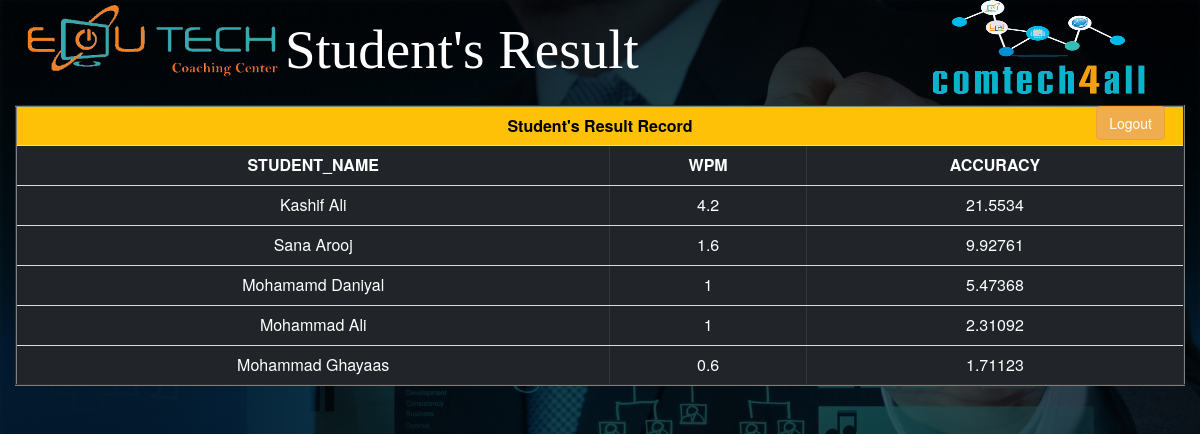
Page /admin/result.php (signed in) on the committed database.
### tables this page shows
CREATE TABLE `result` (
  `res_id` int(11) NOT NULL,
  `Student_ID` varchar(50) NOT NULL,
  `Student_Name` varchar(200) NOT NULL,
  `wpm` float NOT NULL,
  `Accuracy` float NOT NULL
);

### admin/result.php (the view, shortened to what this page needs)
<?php
include("CONNECTION.PHP");
?>
<html>
<head>
    <link rel="stylesheet" href="https://maxcdn.bootstrapcdn.com/bootstrap/4.0.0/css/bootstrap.min.css">
    <link href="//netdna.bootstrapcdn.com/bootstrap/3.0.3/css/bootstrap.min.css" rel="stylesheet" id="bootstrap-css">
<link rel="stylesheet" href="login.css" type="text/css">
</head>
<body>
 <div class="container-fluid">
<img src="images/logo.png" width="270px" class="float-left">
<img src="images/comtech.png" width="270px" height="95" class="float-right">
<div class="heading" ><h1 class="h1">Student's Result</h1></div>
    <form action="../index.php" method="post">
    <div style="float: right; height: 50px; width: 50px;  margin-right: -250px;">
        <button class="btn btn-warning" name="logout" style="display: block; margin-top: 15px; float: right; ">Logout</button>
            </div>
  </form>
    <?php
    $query ="SELECT Student_Name,wpm,Accuracy FROM result ORDER BY Accuracy DESC";
     $result=mysqli_query($conn,$query);
     ?>
     <center>
         <form>
     <table border="2" style="color:white; text-align: center;" class="table table-responsive-sm table-dark">
     <tr class="bg-warning">
         <td colspan="4" style="font-weight: bold; color: black;">Student's Result Record</td>
         </tr>
         <tr>
         <th style="text-align: center;">STUDENT_NAME</th><th style="text-align: center;">WPM</th><th style="text-align: center;">ACCURACY</th>
         </tr>
     <?php
         while($row=mysqli_fetch_array($result))
         {
             ?>
         <tr>
             <td><?php echo $row["Student_Name"]; ?></td>
             <td><?php echo $row["wpm"]; ?></td>
             <td><?php echo $row["Accuracy"]; ?></td>
         </tr>
         <?php
         }
             ?>
    </table>
    </form>
     </center>
    </div>
    </body>
</html>

### admin/login.css (style rules this page uses)
body { background-image: url(images/bg1.jpg); background-repeat: no-repeat; background-attachment: fixed; -webkit-background-size: cover; -moz-background-size: cover; -o-background-size: cover; background-size: cover; height: 100%; }
.h1 { color: white; font-family: Monotype Corsiva; font-size: 55px; text-align: center; }
.heading { display: inline-block; }

### rows in the picture
result: Student_Name "Kashif Ali", wpm "4.2", Accuracy "21.5534"
result: Student_Name "Sana Arooj", wpm "1.6", Accuracy "9.92761"
result: Student_Name "Mohamamd Daniyal", wpm "1", Accuracy "5.47368"
result: Student_Name "Mohammad Ali", wpm "1", Accuracy "2.31092"
result: Student_Name "Mohammad Ghayaas", wpm "0.6", Accuracy "1.71123"
